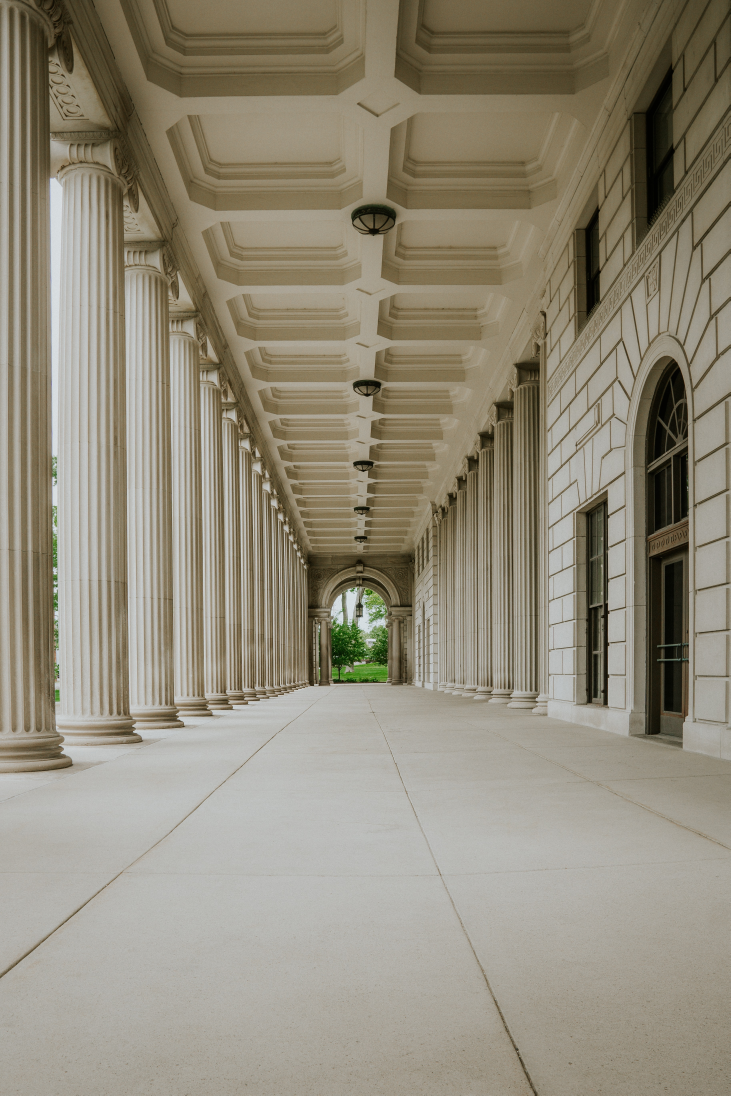
#> input picture build.jpg, 3651 x 5477 px (shown at 1/5 size)
$ jupyter execute 'Convolution filters.ipynb'
#> lines starting #> are read from the running program, lines starting #| are printed output that depends on the picture
[cell 1]
import cv2
import numpy as np
import matplotlib.pyplot as plt

# Read the image with the gray scale format

[cell 2]
src = cv2.imread('build.jpg',cv2.IMREAD_GRAYSCALE)
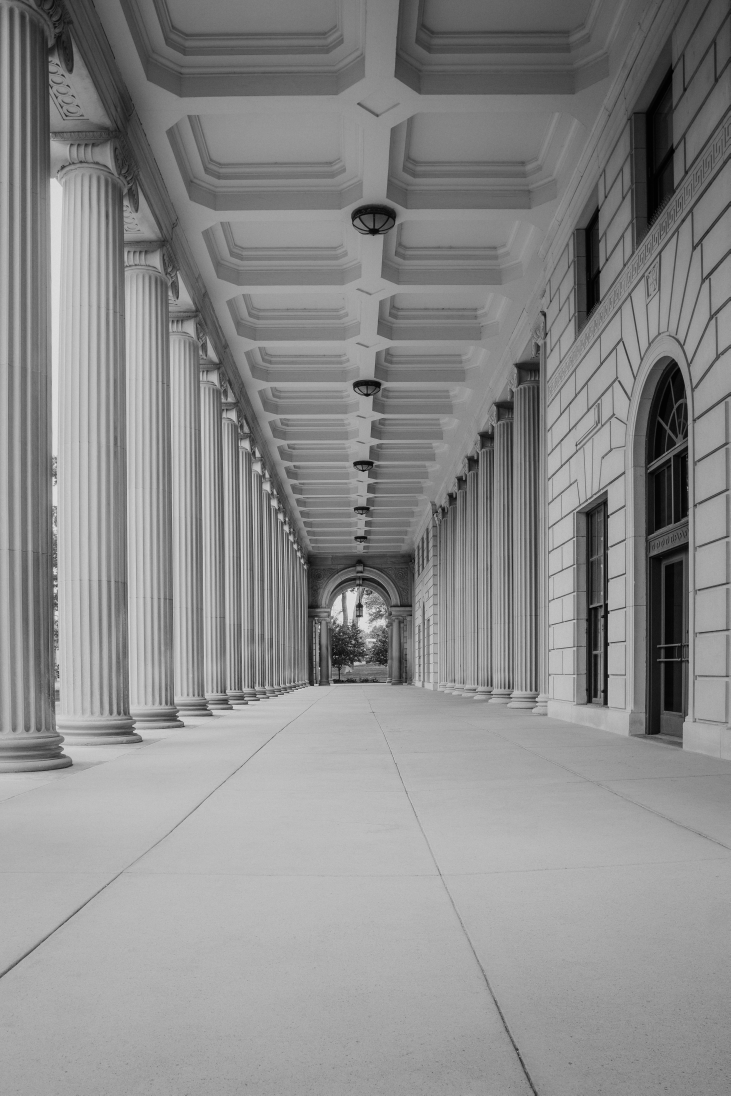
#> src: shape (5477, 3651) (shown at 1/5 size); min 0, max 253, mean 138.9
src =cv2.resize(src,(512,768))
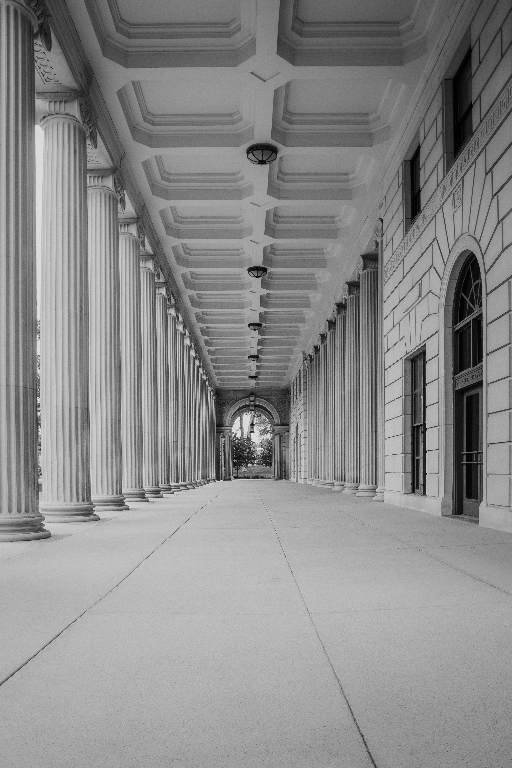
#> src: shape (768, 512); min 0, max 232, mean 138.8

[cell 3]
src.shape
#> Out = (768, 512)

# Ploting the values of pixels
- The image is represented by a matrix
- The values range is between 0 and 255

[cell 4]
src

[cell 5]
#Photo by Amber Kipp on Unsplash
plt.figure(figsize=(10, 8), dpi=80)
plt.imshow(src,cmap='gray')
plt.show

[cell 6]
#image resolution
src.shape
#> Out = (768, 512)

# Vertical lines filter
- the transpose matix gives us the horizontal lines filter

[cell 7]
filt = np.array([[1,0,-1],[1,0,-1],[1,0,-1]])
filt

# Initialize the new image dimensions

[cell 8]
newimg = np.full((src.shape[0]-filt.shape[0]+1, src.shape[1]-filt.shape[1]+1), 0)
newimg.shape
#> Out = (766, 510)

# Convolution Algorithm
- stride is equal to (1,1)
- padding is not applied

[cell 9]
for i in range(newimg.shape[0]):
    for j in range(newimg.shape[1]):
        cpt = 0
        for k in range(filt.shape[0]):
            for k2 in range(filt.shape[1]):
                cpt = cpt+ (filt[k,k2]* src[i+k,j+k2])
        newimg[i,j] = cpt

# Apply relu function to the output image
to get rid of negative values

[cell 10]
newimg[newimg<0] = 0

# Ploting the new image

[cell 11]
plt.figure(figsize=(10, 8), dpi=80)
plt.imshow(newimg,cmap='gray')

# Horizontal lines filter

[cell 12]
filt = np.array([[1,0,-1],[1,0,-1],[1,0,-1]])
filt = filt.T
filt

for i in range(newimg.shape[0]):
    for j in range(newimg.shape[1]):
        cpt = 0
        for k in range(filt.shape[0]):
            for k2 in range(filt.shape[1]):
                cpt = cpt+ (filt[k,k2]* src[i+k,j+k2])
        newimg[i,j] = cpt
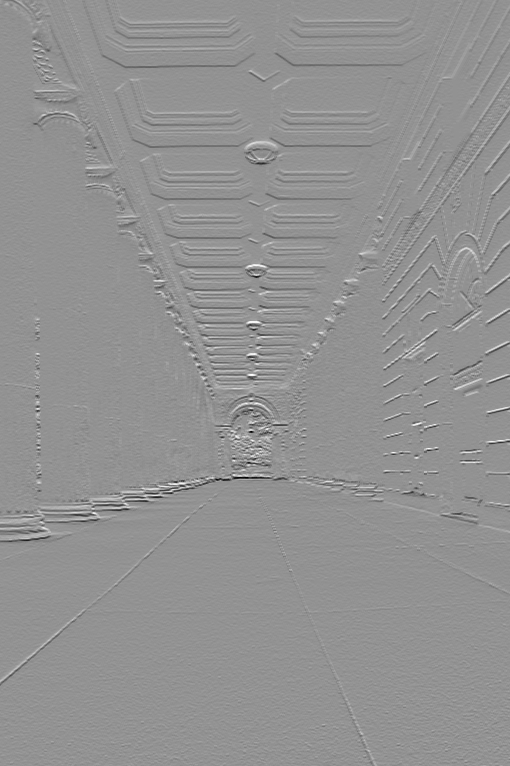
#> newimg: shape (766, 510) int64; min -528, max 390, mean -0.4; drawn with min black and max white

newimg[newimg<0] = 0

plt.figure(figsize=(10, 8), dpi=80)
plt.imshow(newimg,cmap='gray')

## TODO

##### 2)  apply the horizontal  filter using stride = (2,2) and stride = (3,3)

- stride = (2,2)

[cell 13]
newimg = np.full((int((src.shape[0]-filt.shape[0])/2)+1, int((src.shape[1]-filt.shape[1])/2)+1), 0)
newimg.shape
#> Out = (383, 255)

[cell 14]
for i in range(newimg.shape[0]):
    for j in range(newimg.shape[1]):
        cpt = 0
        for k in range(filt.shape[0]):
            for k2 in range(filt.shape[1]):
                cpt = cpt+ (filt[k,k2]* src[i*2+k,j*2+k2])
        newimg[i,j] = cpt
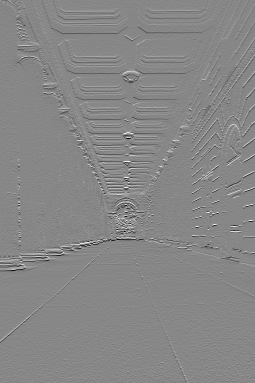
#> newimg: shape (383, 255) int64; min -440, max 389, mean -0.4; drawn with min black and max white

[cell 15]
newimg[newimg<0] = 0
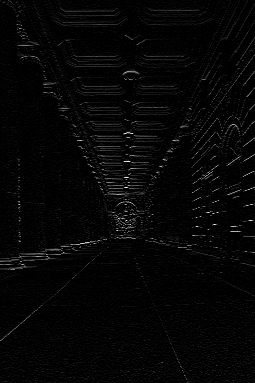
#> newimg: shape (383, 255) int64; min 0, max 389, mean 9.2; drawn with min black and max white
plt.figure(figsize=(10, 8), dpi=80)
plt.imshow(newimg,cmap='gray')

- stride = (3,3)

[cell 16]
newimg = np.full((int((src.shape[0]-filt.shape[0])/3)+1, int((src.shape[1]-filt.shape[1])/3)+1), 0)

for i in range(newimg.shape[0]):
    for j in range(newimg.shape[1]):
        cpt = 0
        for k in range(filt.shape[0]):
            for k2 in range(filt.shape[1]):
                cpt = cpt+ (filt[k,k2]* src[i*3+k,j*3+k2])
        newimg[i,j] = cpt
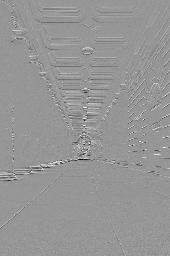
#> newimg: shape (256, 170) int64; min -518, max 359, mean -0.5; drawn with min black and max white

newimg[newimg<0] = 0
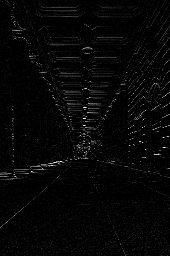
#> newimg: shape (256, 170) int64; min 0, max 359, mean 9.2; drawn with min black and max white
plt.figure(figsize=(10, 8), dpi=80)
plt.imshow(newimg,cmap='gray')

##### 2) Add padding to the original image and then apply the horizontal filter with srtide= (1,1)

[cell 17]
src_withpad = np.pad(src,3,'constant', constant_values=(0))
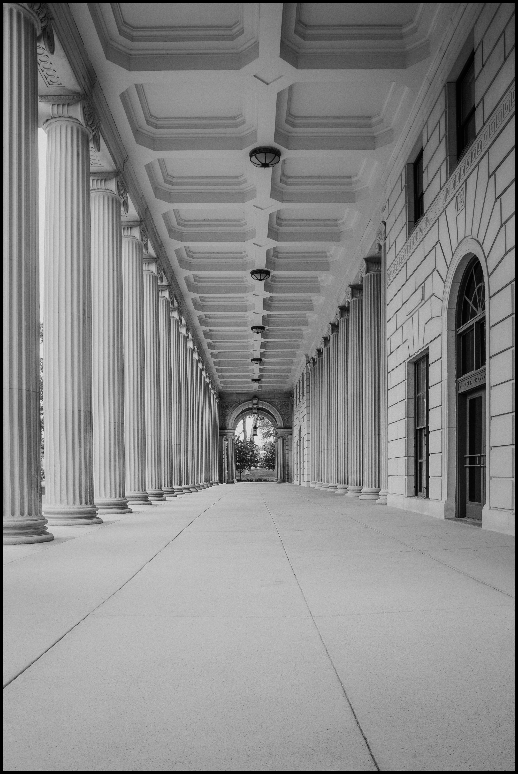
#> src_withpad: shape (774, 518); min 0, max 232, mean 136.1

[cell 18]
src_withpad

[cell 19]
newimg = np.full((src_withpad.shape[0]-filt.shape[0]+1, src_withpad.shape[1]-filt.shape[1]+1), 0)

for i in range(newimg.shape[0]):
    for j in range(newimg.shape[1]):
        cpt = 0
        for k in range(filt.shape[0]):
            for k2 in range(filt.shape[1]):
                cpt = cpt+ (filt[k,k2]* src_withpad[i+k,j+k2])
        newimg[i,j] = cpt
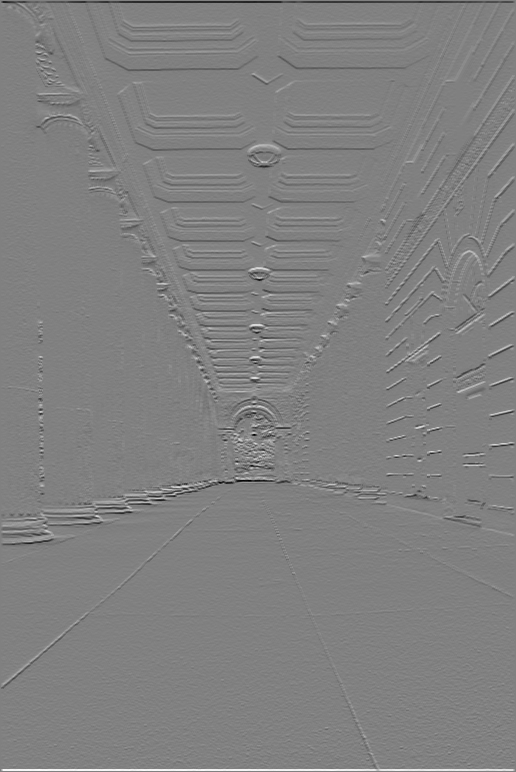
#> newimg: shape (772, 516) int64; min -528, max 516, mean 0; drawn with min black and max white

newimg[newimg<0] = 0
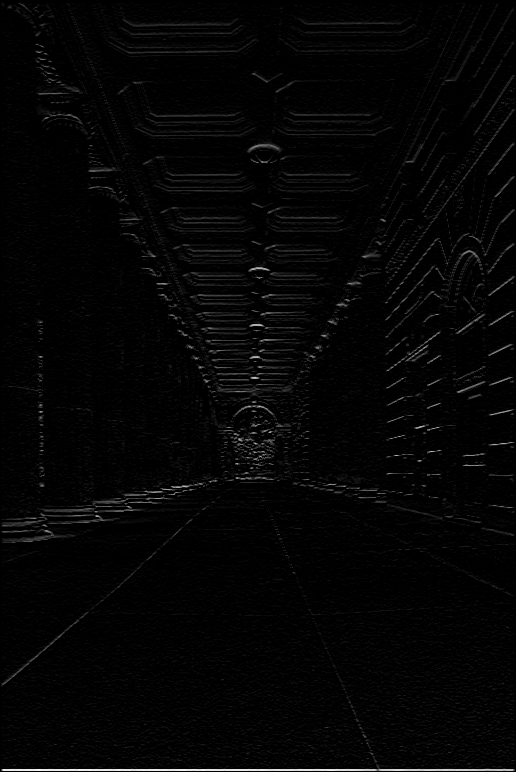
#> newimg: shape (772, 516) int64; min 0, max 516, mean 10.1; drawn with min black and max white
plt.figure(figsize=(10, 8), dpi=80)
plt.imshow(newimg,cmap='gray')
